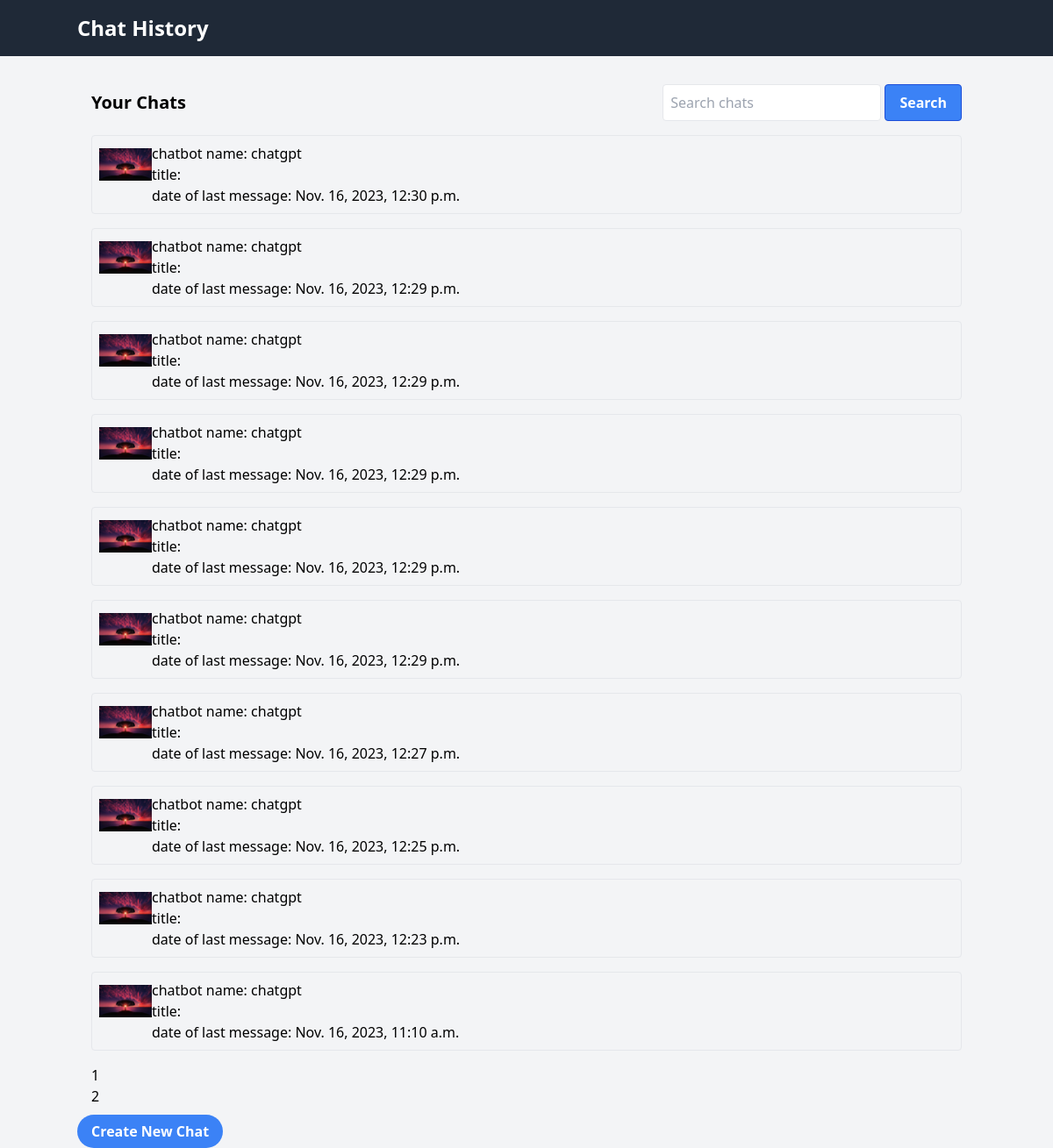
/conversations/ (signed in), run on the app's committed database.
### conversations/models.py (models this page shows, shortened)
class Conversation(models.Model):
    user = models.ForeignKey(User, on_delete=models.CASCADE)
    chatbot = models.ForeignKey(Chatbot, on_delete=models.CASCADE)
    title = models.CharField(max_length=200, blank=True)
    last_message_date = models.DateTimeField(auto_now=True)
    class Meta:
        ordering = ['-last_message_date']

### chatbots/models.py (models this page shows, shortened)
class Chatbot(models.Model):
    name = models.CharField(max_length=50, unique=True)
    user = models.ForeignKey(
        settings.AUTH_USER_MODEL,
        on_delete=models.CASCADE,
    )
    description = models.TextField(blank=True)
    custom_prompt = models.TextField(blank=True)
    chatbot_picture = models.ImageField(blank=True, upload_to=chatbot_image_path)
    is_disabled = models.BooleanField(default=False)
    like_count = models.BigIntegerField(default=0)
    dislike_count = models.BigIntegerField(default=0)

### conversations/views.py (the view)
# urls.py: path('', chat_list_view, name="chat_list"),
@login_required
def chat_list_view(request):
    items_per_page = 10
    queryset = Conversation.objects.filter(user=request.user)
    paginator = Paginator(queryset, items_per_page)
    page = request.GET.get('page')
    try:
        chat_list = paginator.page(page)
    except PageNotAnInteger:
        chat_list = paginator.page(1)
    context = {'chat_list': chat_list, 'page_count': range(1, int((queryset.count() - 1) / 10) + 2)}
    return render(request, 'chat-list.html', context)

### conversations/templates/chat-list.html (shortened to what this page needs)
<!DOCTYPE html>
<html lang="en">
<head>
    <link href="https://cdn.jsdelivr.net/npm/tailwindcss@2.2.16/dist/tailwind.min.css" rel="stylesheet">
</head>
<body class="bg-gray-100">
    <header class="bg-gray-800 text-white p-4">
        <div class="container mx-auto">
            <h1 class="text-2xl font-semibold">Chat History</h1>
        </div>
    </header>
    <div class="container mx-auto p-4 mt-4">
        <div class="flex justify-between items-center mb-4">
            <h2 class="text-xl font-semibold">Your Chats</h2>
            <div class="search-box">
                <input type="text" placeholder="Search chats" class="p-2 border rounded">
                <button class="bg-blue-500 hover:bg-blue-700 text-white font-bold py-2 px-4 border border-blue-700 rounded">Search</button>
            </div>
        </div>
        <ul class="chat-list">
            {% for chat in chat_list %}
                <li class="chat-item border rounded p-2 mb-4 hover:bg-gray-100">
                <a href="{% url 'chat_detail' %}?conversation={{ chat.id }}" class="chat-link flex items-center">
                    <div class="chat-avatar" style="width:60px;height:60px;">
                        {% if chat.chatbot.chatbot_picture %}
                            <img src="{{ chat.chatbot.chatbot_picture.url }}" alt="{{ chat.chatbot.name }}">
                        {% else %}
                            <img src="" alt="{{ chat.chatbot.name }}">
                        {% endif %}
                    </div>
                    <div class="chat-details">
                        <h3 class="chat-title">chatbot name: {{ chat.chatbot.name }}</h3>
                        <p class="chat-preview">title: {{ chat.title }}</p>
                        <p class="chat-date">date of last message: {{ chat.last_message_date }}</p>
                    </div>
                </a>
            </li>
            {% endfor %}
        </ul>
        <div class="pagination flex space-x-2">
            <ul>
                {% for i in page_count %}
                    <li><a href="{% url 'chat_list' %}?page={{ i }}">{{ i }}</a></li>
                {% endfor %}
            </ul>
        </div>
    </div>
    <footer>
        <div class="container mx-auto">
            <a href="{% url 'create_chat' %}" class="bg-blue-500 hover:bg-blue-700 text-white font-bold py-2 px-4 rounded-full">Create New Chat</a>
        </div>
    </footer>
</body>
</html>

### data on the page
Conversation: chatbot.chatbot_picture (picture), chatbot.name "chatgpt", last_message_date "Nov. 16, 2023, 12:30 p.m."
Conversation: chatbot.chatbot_picture (picture), chatbot.name "chatgpt", last_message_date "Nov. 16, 2023, 12:29 p.m."
Conversation: chatbot.chatbot_picture (picture), chatbot.name "chatgpt", last_message_date "Nov. 16, 2023, 12:29 p.m."
Conversation: chatbot.chatbot_picture (picture), chatbot.name "chatgpt", last_message_date "Nov. 16, 2023, 12:29 p.m."
Conversation: chatbot.chatbot_picture (picture), chatbot.name "chatgpt", last_message_date "Nov. 16, 2023, 12:29 p.m."
Conversation: chatbot.chatbot_picture (picture), chatbot.name "chatgpt", last_message_date "Nov. 16, 2023, 12:29 p.m."
Conversation: chatbot.chatbot_picture (picture), chatbot.name "chatgpt", last_message_date "Nov. 16, 2023, 12:27 p.m."
Conversation: chatbot.chatbot_picture (picture), chatbot.name "chatgpt", last_message_date "Nov. 16, 2023, 12:25 p.m."
Conversation: chatbot.chatbot_picture (picture), chatbot.name "chatgpt", last_message_date "Nov. 16, 2023, 12:23 p.m."
Conversation: chatbot.chatbot_picture (picture), chatbot.name "chatgpt", last_message_date "Nov. 16, 2023, 11:10 a.m."

### other printed values
{{ i }} "1" "2"
